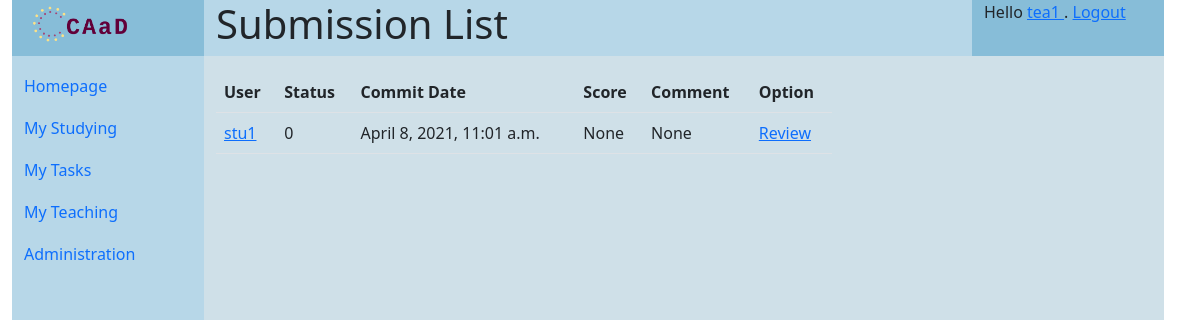
The page /courses/task/1/submissions (signed in) on the database its author committed.
### homeworks/models.py (models this page shows, shortened)
class Submission(models.Model):
    SUBMISSION_STATUS = [ (0, "Unfinished"), (1, "Submitted"), (2, "Commented") ]
    status = models.IntegerField(
        'status', default=0, choices=SUBMISSION_STATUS)
    commit_date = models.DateTimeField('date committed', default=timezone.now())
    score = models.IntegerField('score', null=True)
    comment = models.CharField('comment', max_length=1024, null=True)
    task = models.ForeignKey(Task, on_delete=models.CASCADE, related_name="submissions", null=True)
    submitter = models.ForeignKey(User, on_delete=models.CASCADE, related_name="submissions", null=True)
    file = models.OneToOneField(SubmissionFile, on_delete=models.SET_NULL, null=True, blank=True, related_name="submission")

### homeworks/views.py (the view)
# urls.py: path('task/<int:task_id>/submissions', homework_views.SubmissionListView.as_view(), name='submission_list'),
class SubmissionListView(ListView):
    paginate_by = 10
    template_name = 'homeworks/submission_list.html'
    context_object_name = 'submission_list'
    def get_queryset(self):
        user = self.request.user
        task_id = self.kwargs['task_id']
        return Submission.objects.filter(task__pk=task_id)
    def get_context_data(self, *args, object_list=None, **kwargs):
        context = super().get_context_data(*args, object_list=object_list, **kwargs)
        context['title'] = "Submission List"
        context['task_id'] = self.kwargs['task_id']
        return context
    def get(self, request, task_id):
        task = get_object_or_404(Task, pk=task_id)
        res, response = check_authenticated_and(request, CourseMember.is_teacher_of(request.user.pk, task.course.pk), USER_NOT_AUTHORIZED)
        if res == False:
            return response
        return super(SubmissionListView, self).get(self, request)

### courses/models.py (called while the page is built)
    @classmethod
    def get_highest_course_privilege(cls, user_id, course_id):
        if user_id == None or course_id == None:
            return 4
        cm = cls.objects.filter(course__pk=course_id).filter(user__pk=user_id)
        if len(cm) > 0:
            type = 3
            for role in cm:
                if role.type < type:
                    type = role.type
            return type
        return 4

    @classmethod
    def is_teacher_of(cls, user_id, course_id):
        return (cls.get_highest_course_privilege(user_id, course_id) < 2)

### utils/general.py (called while the page is built)
def check_authenticated_and(request, criteria=None, error_code=None):
    if not request.user.is_authenticated:
        return (False, return_error(request, USER_NOT_AUTHENTICATED))
    if criteria is not None and not criteria:
        return (False, return_error(request, error_code))
    return (True, None)

### templates/homeworks/submission_list.html
{% extends 'generics/base.html' %}
{% block content %}
<div class="col-8 d-flex justify-content-center mt-3">
<table class="table">
<tr>
    <th>User</th>
    <th>Status</th>
    <th>Commit Date</th>
    <th>Score</th>
    <th>Comment</th>
    <th>Option</th>
</tr>
<tr>
{% for submission in submission_list %}
    <td>
        <a href="{% url 'users:profile' submission.submitter.pk %}">{{ submission.submitter.username }}</a>
    </td>
    <td>{{ submission.status }}</td>
    <td>{{ submission.commit_date }}</td>
    <td>{{ submission.score }}</td>
    <td>{{ submission.comment }}</td>
    <td>
    <a href="{% url 'courses:submission_comment' submission.pk %}">Review</a>
    </td>
{% endfor %}
</tr>
</table>
</div>
{% endblock content %}

### templates/generics/base.html (shortened to what this page needs)
{% load static %}
<!DOCTYPE html>
<html>
    <head>
        <link href="{% static 'css/bootstrap.min.css' %}" rel="stylesheet">
        <link rel="stylesheet" href="{% static 'css/base.css' %}">
    </head>
    <body>
<div id="header" class="header container-fluid row">
    <div class="logo col-sm-2 center">
        <a href="{% url 'home' %}"><img src="{% static 'images/logo.png' %}" alt="CAaD" width="" height="50"></a>
    </div>
        <div class="title col-sm-8">
            <h1>{{ title | default:"Fill in title variable" }}<h1>
        </div>
    <div class="user col-sm-2">
        {% block status %}
            {% if user.is_authenticated %}
            Hello
            <a href="{% url 'users:profile' user.username %}">
            {{ user.username }}
            </a>
            . <a href="{% url 'users:logout_view' %}">Logout</a>
            {% else %}
            Anonymous User. <a href="{% url 'users:login' %}">Login</a>
            {% endif %}
        {% endblock status %}
    </div>
</div>
<div id="body" class="container-fluid row">
    <div class="navi col-sm-2 flex-fill">
    <nav class="navbar navbar-default" role="navigation">
        <ul class="nav nav-pills flex-column">
            <li class="nav-item">
                <a class="nav-link" href='{% url "home" %}'>Homepage</a>
            </li>
            {% block navigation %}
            <li class="nav-item">
                <a class="nav-link" href='{% url "courses:studying_list_my" %}'>My Studying</a>
            </li>
            <li class="nav-item">
                <a class="nav-link" href='{% url "courses:tasks_list_my" %}'>My Tasks</a>
            </li>
            {% if user.is_staff %}
            <li class="nav-item">
                <a class="nav-link" href='{% url "courses:teaching_list_my" %}'>My Teaching</a>
            </li>
            <li class="nav-item">
                <a class="nav-link" href='{% url "admin:index" %}'>Administration</a>
            </li>
            {% endif %}
            {% endblock %}
        </ul>
    </nav>
    </div>
    <div class="content col-sm-10 container">
    <div class="row align-items-center">
        {% block content%}{% endblock %}
    </div>
    </div>
</div>
    </body>
</html>

### statics/css/base.css (style rules this page uses)
.logo { background-color: #87bdd8; }
.user { background-color: #87bdd8; }
.title { background-color: #b7d7e8; }
#body { min-height: 90vh; }
.navi { background-color: #b7d7e8; }
.nav-link { padding-left: 0; padding-top: 10px; }
.content { background-color: #cfe0e8; border-top: 10px; }

### rows shown on the page
Submission: submitter.username "stu1", status "0", commit_date "April 8, 2021, 11:01 a.m.", score "None", comment "None"

### other values the page prints
{{ user.username }} "tea1"
